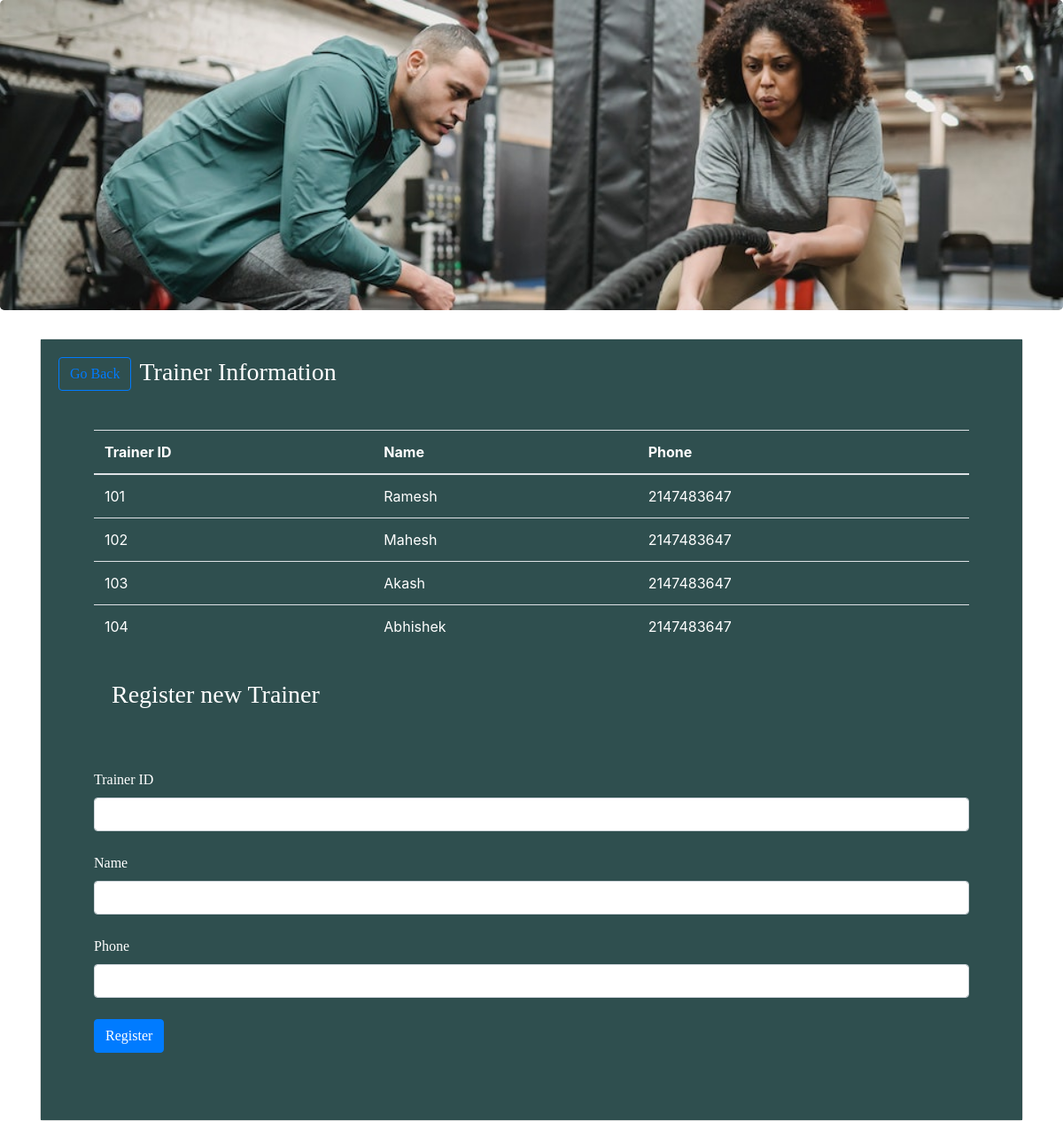
The app's page /trainer.php with its own data.
### tables this page shows
CREATE TABLE `Trainer` (
  `Trainer_id` int(20) NOT NULL,
  `Name` varchar(40) NOT NULL,
  `phone` int(100) NOT NULL
);

### func.php (the view, shortened to what this page needs)
<?php
$con=mysqli_connect("localhost","root","","loginsystem");
function get_trainer(){
    global $con;
    $query="select * from Trainer";
    $result=mysqli_query($con,$query);
    while($row=mysqli_fetch_array($result)){
        $Trainer_id=$row ['Trainer_id'];
        $Name=$row['Name'];
        $phone=$row['phone'];
        echo"<tr>
        <td>$Trainer_id</td>
        <td>$Name</td>
        <td>$phone</td>
        </tr>";
    }
}
?>

### records on screen
trainer: Trainer_id "101", Name "Ramesh", phone "2147483647"
trainer: Trainer_id "102", Name "Mahesh", phone "2147483647"
trainer: Trainer_id "103", Name "Akash", phone "2147483647"
trainer: Trainer_id "104", Name "Abhishek", phone "2147483647"
